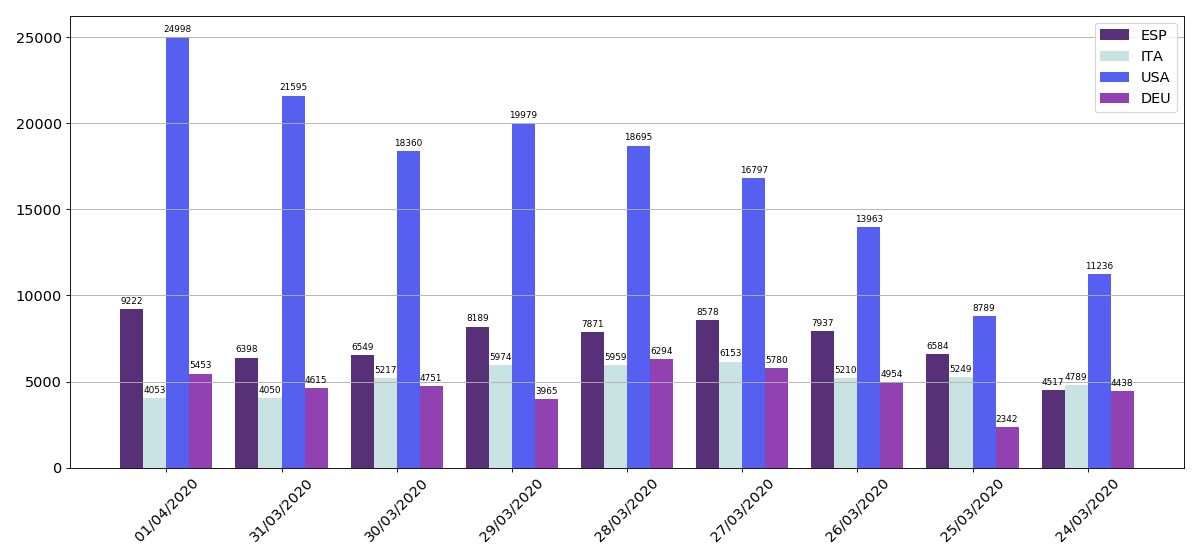

Write the Python code that produced this figure.
import numpy as np
import matplotlib as mpl
import matplotlib.pyplot as plt


data={}
with open("/Users/marinka2014/Desktop/Работа/task_1/data.json", "r") as read_file:
    records = json.load(read_file)['records']
country = ''
cases= []
for block in records:
    if country == block['countryterritoryCode']:
        cases.append(int(block['cases']))
    else:
        if country != '': 
            data[country] = cases
        country = block['countryterritoryCode']
        cases=[]
        cases.append(int(block['cases']))

dates=['01/04/2020', '31/03/2020','30/03/2020','29/03/2020','28/03/2020','27/03/2020','26/03/2020','25/03/2020','24/03/2020']

dpi = 80
fig = plt.figure(dpi = dpi, figsize = (1200 / dpi, 560 / dpi) )
mpl.rcParams.update({'font.size': 13})

countryArray = ['ESP', 'ITA', 'USA', 'DEU']
locs = np.arange(1, len(dates)+1)
width = 0.2

ax = plt.axes()
ax.yaxis.grid(True, zorder = 1)

mas=[] 
for i in range(4):
    color_rectangle = np.random.rand(1, 3)
    mas.append(ax.bar(locs + i * width, data[countryArray[i]], width=width, label=countryArray[i], color=color_rectangle))

plt.xticks(locs + width*1.5, dates, rotation = 45)
plt.legend(loc='upper right')

for rects in mas:
    for rect in rects:
        height = rect.get_height()
        ax.annotate('{}'.format(height),
                    xy=(rect.get_x() + rect.get_width() / 2, height),
                    xytext=(0, 3), 
                    textcoords="offset points",
                    ha='center', va='bottom', size='8')

fig.tight_layout()
plt.savefig('second')